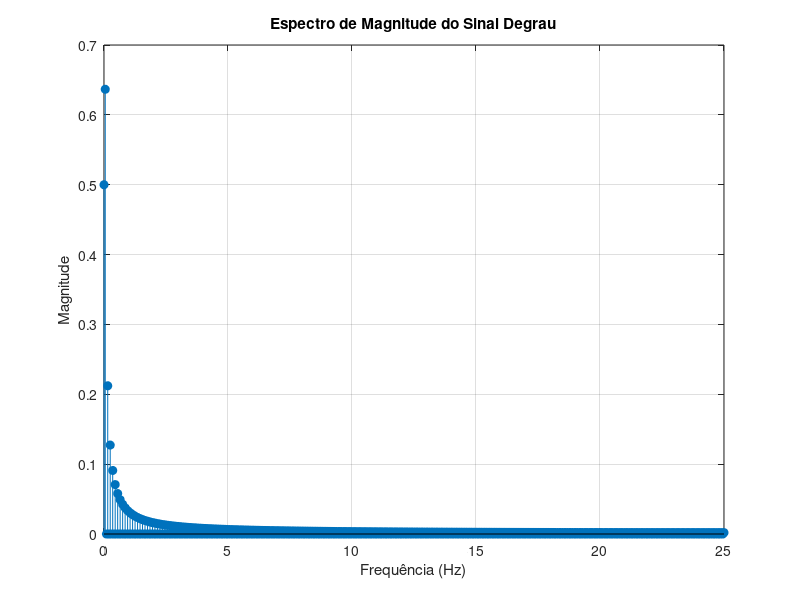

Source code (MATLAB):
clear all; clc;
%% Dados do problema

T = 20;          
m = 999;         
N = m + 1;

% Malha temporal

x = -10:(T/N):10;
x(end) = [];     % intervalo semi-aberto [-10,10)

% Função degrau

y = zeros(size(x));

for i = 1:length(x)
    if x(i) >= 0
        y(i) = 1;
    end
end

F = fft(y); %FFT

mag = abs(2*F/(m+1)); % Magnitude

% Corrige o primeiro coeficiente (DC)
mag(1) = mag(1)/2;

% Elimina a parte redundante

mag = mag(1:N/2);

% Vetor de frequências

fmax = N/T;              % frequência de amostragem

frequencias = linspace(0,fmax/2,N/2);

% Gráfico

figure

stem(frequencias,mag,'filled')

grid on

xlabel('Frequência (Hz)')
ylabel('Magnitude')
title('Espectro de Magnitude do Sinal Degrau')
